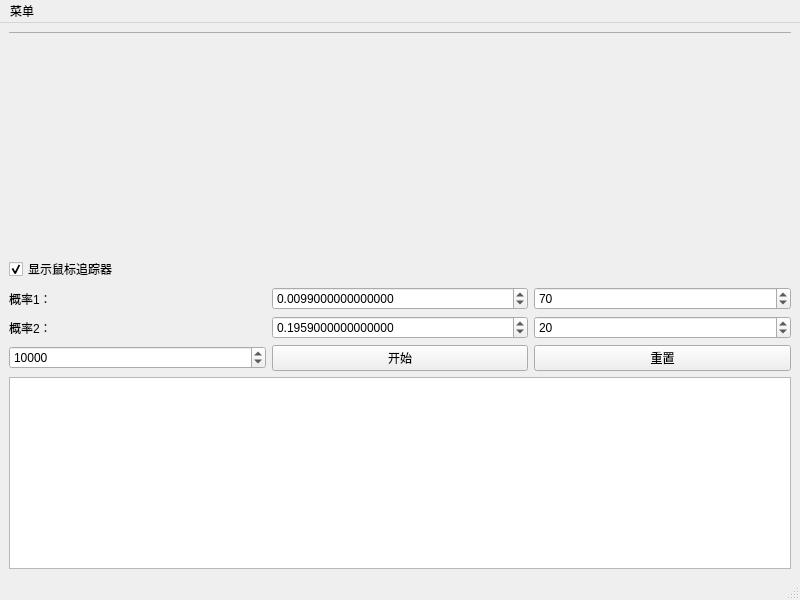
<?xml version="1.0" encoding="UTF-8"?>
<ui version="4.0">
 <class>MainWindow</class>
 <widget class="QMainWindow" name="MainWindow">
  <property name="geometry">
   <rect>
    <x>0</x>
    <y>0</y>
    <width>800</width>
    <height>600</height>
   </rect>
  </property>
  <property name="windowTitle">
   <string>MainWindow</string>
  </property>
  <widget class="QWidget" name="centralwidget">
   <layout class="QVBoxLayout" name="verticalLayout_3">
    <item>
     <layout class="QVBoxLayout" name="verticalLayout_2">
      <item>
       <widget class="QTabWidget" name="tabWidget">
        <property name="maximumSize">
         <size>
          <width>16777215</width>
          <height>1</height>
         </size>
        </property>
        <property name="currentIndex">
         <number>-1</number>
        </property>
       </widget>
      </item>
      <item>
       <widget class="QWidget" name="widget" native="true"/>
      </item>
     </layout>
    </item>
    <item>
     <layout class="QVBoxLayout" name="verticalLayout">
      <item>
       <widget class="QCheckBox" name="checkBox">
        <property name="text">
         <string>显示鼠标追踪器</string>
        </property>
        <property name="checked">
         <bool>true</bool>
        </property>
       </widget>
      </item>
      <item>
       <layout class="QHBoxLayout" name="horizontalLayout">
        <item>
         <widget class="QLabel" name="label">
          <property name="text">
           <string>概率1：</string>
          </property>
         </widget>
        </item>
        <item>
         <widget class="QDoubleSpinBox" name="doubleSpinBox">
          <property name="decimals">
           <number>16</number>
          </property>
          <property name="maximum">
           <double>1.000000000000000</double>
          </property>
          <property name="singleStep">
           <double>0.010000000000000</double>
          </property>
          <property name="value">
           <double>0.009900000000000</double>
          </property>
         </widget>
        </item>
        <item>
         <widget class="QSpinBox" name="spinBox_2">
          <property name="maximum">
           <number>2000000000</number>
          </property>
          <property name="value">
           <number>70</number>
          </property>
         </widget>
        </item>
       </layout>
      </item>
      <item>
       <layout class="QHBoxLayout" name="horizontalLayout_2">
        <item>
         <widget class="QLabel" name="label_2">
          <property name="text">
           <string>概率2：</string>
          </property>
         </widget>
        </item>
        <item>
         <widget class="QDoubleSpinBox" name="doubleSpinBox_2">
          <property name="decimals">
           <number>16</number>
          </property>
          <property name="maximum">
           <double>1.000000000000000</double>
          </property>
          <property name="singleStep">
           <double>0.010000000000000</double>
          </property>
          <property name="value">
           <double>0.195900000000000</double>
          </property>
         </widget>
        </item>
        <item>
         <widget class="QSpinBox" name="spinBox_3">
          <property name="maximum">
           <number>2000000000</number>
          </property>
          <property name="value">
           <number>20</number>
          </property>
         </widget>
        </item>
       </layout>
      </item>
      <item>
       <layout class="QHBoxLayout" name="horizontalLayout_3">
        <item>
         <widget class="QSpinBox" name="spinBox">
          <property name="maximum">
           <number>2000000000</number>
          </property>
          <property name="value">
           <number>10000</number>
          </property>
         </widget>
        </item>
        <item>
         <widget class="QPushButton" name="pushButton">
          <property name="text">
           <string>开始</string>
          </property>
         </widget>
        </item>
        <item>
         <widget class="QPushButton" name="pushButton_2">
          <property name="text">
           <string>重置</string>
          </property>
         </widget>
        </item>
       </layout>
      </item>
      <item>
       <widget class="QTextEdit" name="textEdit"/>
      </item>
     </layout>
    </item>
   </layout>
  </widget>
  <widget class="QMenuBar" name="menubar">
   <property name="geometry">
    <rect>
     <x>0</x>
     <y>0</y>
     <width>800</width>
     <height>21</height>
    </rect>
   </property>
   <widget class="QMenu" name="menu">
    <property name="title">
     <string>菜单</string>
    </property>
   </widget>
   <addaction name="menu"/>
  </widget>
  <widget class="QStatusBar" name="statusbar"/>
 </widget>
 <resources/>
 <connections/>
</ui>
